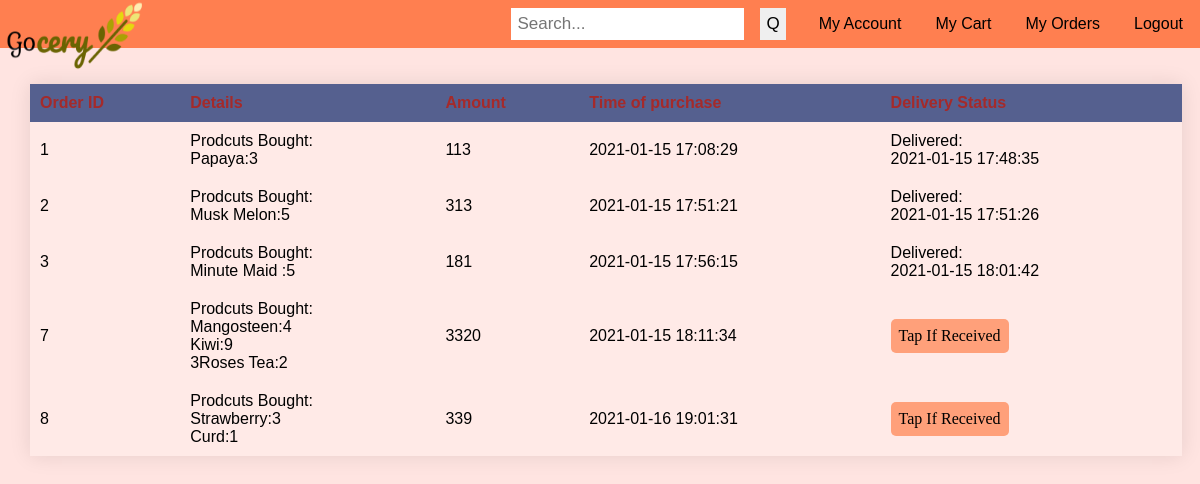
Screenshot of /PHP/myorders.php (signed in) with the database file from the repository.
### tables this page shows
CREATE TABLE IF NOT EXISTS `orders` (
  `orderid` int(6) NOT NULL AUTO_INCREMENT,
  `details` longtext NOT NULL,
  `amount` int(6) NOT NULL,
  `time` datetime NOT NULL,
  `status` varchar(20) NOT NULL DEFAULT 'no',
  `dtime` datetime DEFAULT NULL,
  `custid` varchar(200) NOT NULL,
  PRIMARY KEY (`orderid`),
  KEY `custid` (`custid`)
);

### PHP/myorders.php (the view, shortened to what this page needs)
<!DOCTYPE html>
<head>
        <link rel="stylesheet" type="text/css" href="style.css">
</head>
	<body>
<ul>
  <li><a href="logout.php">Logout</a></li>
  <li><a href="myorders.php">My Orders</a></li>
  <li><a href="mycart.php">My Cart</a></li>
  <li><a href="acc.php">My Account</a></li>
    <li>
      <input type="button" onclick="myFunction()" value="Q" ></input>
<input type="search" id="mySearch" placeholder="Search...">
  </li>
</ul>
<a href="main.php"><img id="logo" src="logo.png" alt="Image" width="100" height="20"></a>
<table>
<?php
$custid= $_SESSION["id"];
$servername = "localhost";
$username = "root";
$password = "";
$dbname = "gocery";
$conn = new mysqli($servername, $username, $password, $dbname);
$sql = "SELECT * FROM `orders` WHERE custid='$custid' ";
$result = $conn->query($sql);
if ($result->num_rows > 0) {
    echo "<br><br><tr><thead><th>Order ID</th><th>Details</th><th>Amount</th><th>Time of purchase</th><th>Delivery Status</th></thead></tr>";
    while($row = $result->fetch_assoc()) {
        if($row['status']=="no")
        echo "<tr><td>".$row["orderid"]."</td><td>".$row["details"]."</td><td>".$row["amount"]."</td><td>".$row["time"]."</td><td><a id=\"button\" href='deli.php?a=".$row["orderid"]."'>Tap if Received </button></td></tr>";
        else
        {
        $stat="Delivered:<br/>".$row['dtime'];
        echo "<tr><td>".$row["orderid"]."</td><td>".$row["details"]."</td><td>".$row["amount"]."</td><td>".$row["time"]."</td><td>".$stat."</td></tr>";
        }
      }
} else {
    echo "<br><br><h4>0 Results</h4>";
}
?>
</table>
</body>
</html>

### PHP/style.css (style rules this page uses)
body { margin: 0; padding: 0; background: url(wallp.jpg); height:100%; background-size:cover; background-repeat: no-repeat; background-position:right-top; font-family: sans-serif; }

### PHP/myorders.php (style rules this page uses)
body { background: mistyrose; }
table { width: 10%; border-collapse: collapse; overflow: hidden; box-shadow: 0 0 20px rgba(0,0,0,0.1); margin-left: 30px; }
th,td { padding: 10px; background-color: rgba(255,255,255,0.2); color: #000; }
th { text-align: left; }
ul { list-style-type: none; margin: 0; padding: 0; overflow: hidden; background-color:coral; box-sizing: border-box; position:sticky; top: 0; }
li { float: right; }
li a { display: block; color: black; text-align: right; padding: 15px 17px; text-decoration: none; }
#logo { position:fixed; top:0px; left:0px; height:9%; width:12%; }
input[type=search] { float: right; padding: 6px; border: none; margin-top: 8px; margin-right: 16px; font-size: 17px; }
input[type=button] { float: right; padding: 6px; border: none; margin-top: 8px; margin-right: 16px; margin-left:0px; font-size: 17px; }
table { width: 96%; border-collapse: collapse; overflow: hidden; box-shadow: 0 0 20px rgba(0,0,0,0.1); margin-left: 30px; }
th,td { padding: 10px; background-color: rgba(255,255,255,0.2); }
th { text-align: left; color: brown; }
#button { color:black; text-transform: capitalize; text-decoration: none; background:Lightsalmon; padding: 8px; border-radius: 5px; display: inline-block; border: none; margin-left: 0px; margin-right: 0px; margin-top: 0px; margin-bottom: 0px; transition: all 0.4s ease 0s; font-family: 'myFancyFont3',times,serif ; }

### rows the page displays
orders: orderid "1", details "Prodcuts Bought: Papaya:3", amount "113", time "2021-01-15 17:08:29", dtime "2021-01-15 17:48:35"
orders: orderid "2", details "Prodcuts Bought: Musk Melon:5", amount "313", time "2021-01-15 17:51:21", dtime "2021-01-15 17:51:26"
orders: orderid "3", details "Prodcuts Bought: Minute Maid :5", amount "181", time "2021-01-15 17:56:15", dtime "2021-01-15 18:01:42"
orders: orderid "7", details "Prodcuts Bought: Mangosteen:4 Kiwi:9 3Roses Tea:2", amount "3320", time "2021-01-15 18:11:34"
orders: orderid "8", details "Prodcuts Bought: Strawberry:3 Curd:1", amount "339", time "2021-01-16 19:01:31"
